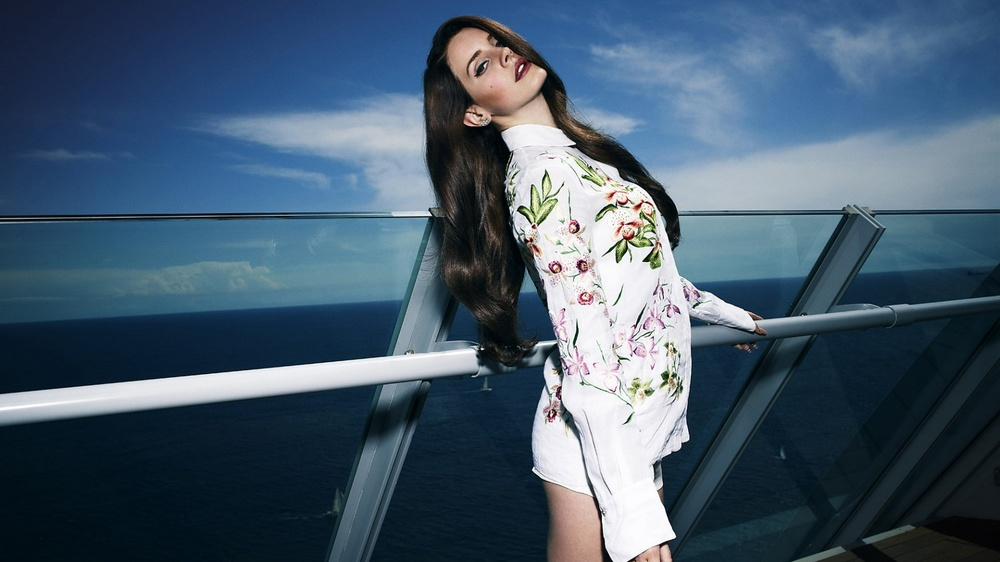
#> input picture 01-Resizing/lana.jpg, 1000 x 562 px, shrunk from 1920 x 1080 before the run, found by its file name
$ python Image-Rotation.py
#> lines starting #> are read from the running program, lines starting #| are printed output that depends on the picture
#Image-Rotation
import cv2
import matplotlib.pyplot as plt

#Load image
img = cv2.imread('lana.jpg')
#> img is the input picture: shape (562, 1000, 3); mean B, G, R 109.3, 90.6, 69.4
#Convert BGR => RGB
image_rgb = cv2.cvtColor(img, cv2.COLOR_BGR2RGB)
#Image Rotation
center = (image_rgb.shape[1] // 2, image_rgb.shape[0] // 2)
#> center = (500, 281)
angle = 30
scale = 1

rotation_matrix = cv2.getRotationMatrix2D(center, angle, scale)
rotated_image = cv2.warpAffine(image_rgb, rotation_matrix, (img.shape[1],img.shape[0]))
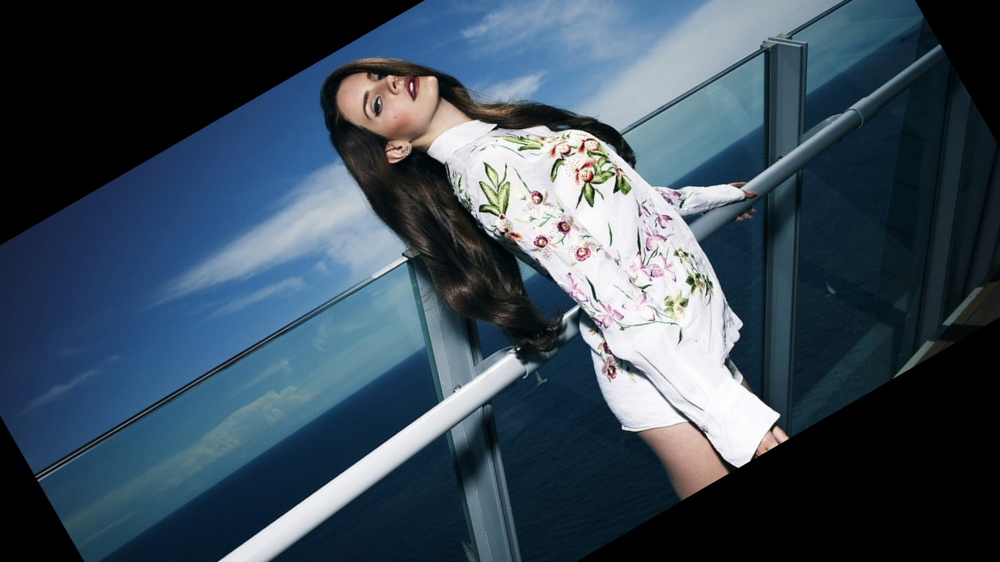
#> rotated_image: shape (562, 1000, 3); mean R, G, B 59.8, 76.1, 90.1

# Create subplots
fig, axs = plt.subplots(1, 2, figsize=(7, 4))
axs[0].imshow(image_rgb)
axs[0].set_title('Orginal Image')
axs[1].imshow(rotated_image)
axs[1].set_title('Image Rotation')

for ax in axs:
    ax.set_xticks([])
    ax.set_yticks([])

plt.tight_layout()
plt.show()
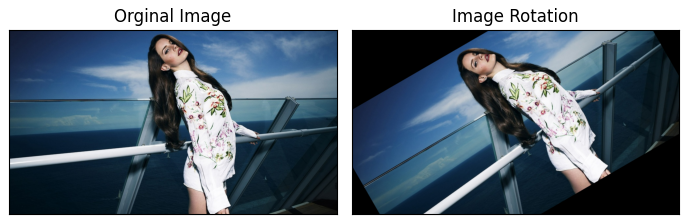
#> figure drawn by matplotlib, 2 panels
